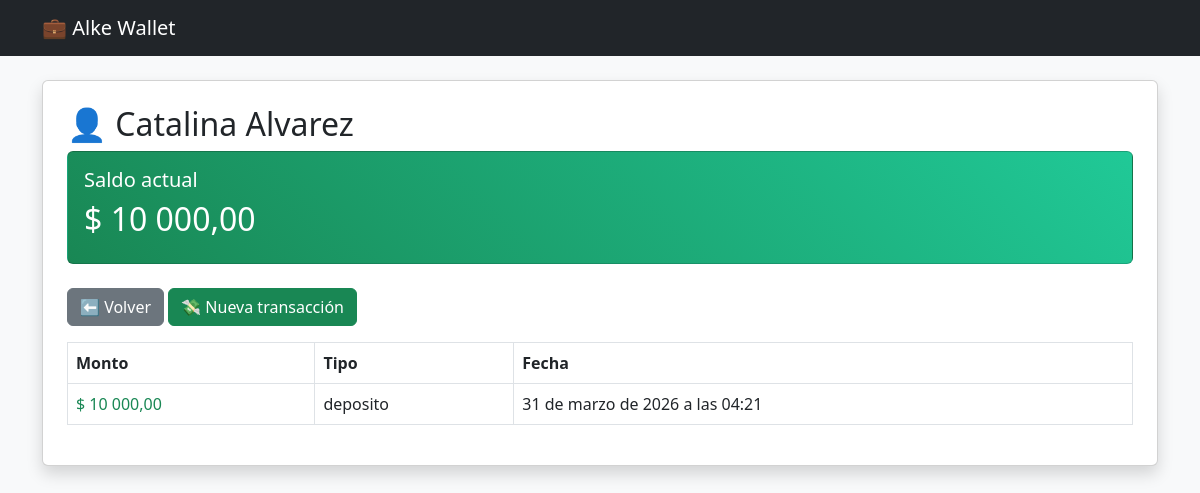
/dashboard/8/, run on the app's committed database.
### wallet/models.py (models this page shows, shortened)
class Usuario(models.Model):
    nombre = models.CharField(max_length=100)
    email = models.EmailField(unique=True)
    saldo = models.DecimalField(max_digits=10, decimal_places=2, default=0)

class Transaccion(models.Model):
    usuario = models.ForeignKey(Usuario, on_delete=models.CASCADE)
    monto = models.DecimalField(max_digits=10, decimal_places=2)
    tipo = models.CharField(max_length=10)
    fecha = models.DateTimeField(auto_now_add=True)

### wallet/views.py (the view)
# urls.py: path('dashboard/<int:usuario_id>/', views.dashboard, name='dashboard'),
def dashboard(request, usuario_id):
    usuario = get_object_or_404(Usuario, id=usuario_id)
    transacciones = Transaccion.objects.filter(usuario=usuario)
    return render(request, 'dashboard.html', {
        'usuario': usuario,
        'transacciones': transacciones
    })

### wallet/templates/dashboard.html
{% extends 'base.html' %}
{% load humanize %}
{% block content %}
<h2>👤 {{ usuario.nombre }}</h2>
<div class="card mb-4 p-3 text-white" style="background: linear-gradient(45deg, #198754, #20c997);">
    <h5>Saldo actual</h5>
    <h2>$ {{ usuario.saldo|intcomma }}</h2>
</div>
<div class="mb-3">
    <a href="/" class="btn btn-secondary">⬅ Volver</a>
    <a href="/transaccion/{{ usuario.id }}/" class="btn btn-success">
        💸 Nueva transacción
    </a>
</div>
<table class="table table-hover table-bordered">
    <tr>
        <th>Monto</th>
        <th>Tipo</th>
        <th>Fecha</th>
    </tr>
    {% for t in transacciones %}
    <tr>
        <td class="{% if t.tipo == 'deposito' %}text-success{% else %}text-danger{% endif %}">
            $ {{ t.monto }}
        </td>
        <td>{{ t.tipo }}</td>
        <td>{{ t.fecha }}</td>
    </tr>
    {% empty %}
    <tr>
        <td colspan="3">No hay transacciones aún</td>
    </tr>
    {% endfor %}
</table>
{% endblock %}

### data on the page
Usuario: nombre "Catalina Alvarez", saldo "10 000,00"
Transaccion: monto "10 000,00", tipo "deposito", fecha "31 de marzo de 2026 a las 04:21"
